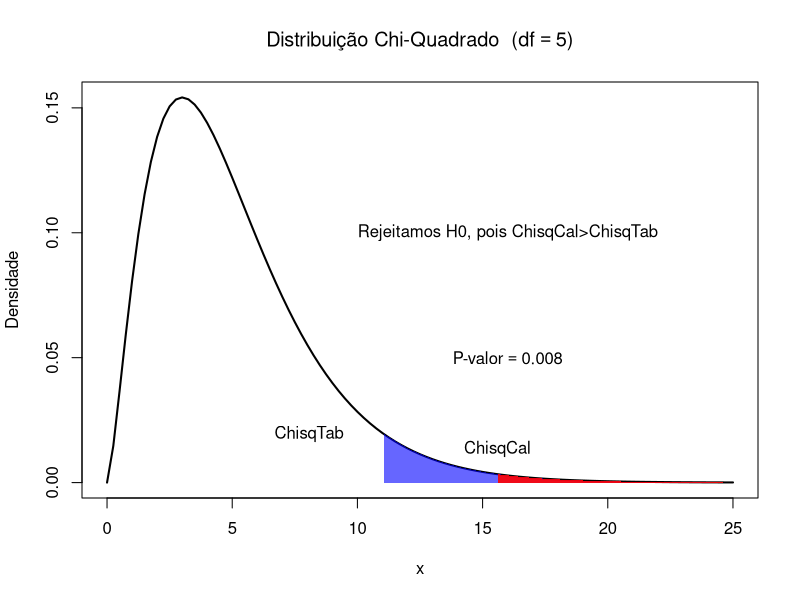

Here is the R script that generated this plot:
rm(list = ls())
cat("\014")
#Cria a curva da densidade de chi quadrado
dados <- c(13,19,11,8,5,4)
n <- length(dados)
df <- n-1
init <- 0
end <- 25
alpha <- 0.05
ChisqCal <- chisq.test(dados,p=rep(1/6,6))$statistic
ChisqTab <- qchisq(alpha,df,lower.tail = FALSE)
pvalor <- pchisq(ChisqCal, df = df, lower.tail = FALSE)
curve(dchisq(x, df = 5), from = init, to = end,
      main = bquote("Distribuição Chi-Quadrado  (df" == .(df)*")"),
      ylab = 'Densidade',
      xlab = "x",
      lwd = 2,
      col = "black")


#cria um vetor de valor a partir de ChisqTab
x_ChisqTab <- seq(ChisqTab, end)
#Cria um vetor de densidades a partir de x_ChisqTab
p1 <- dchisq(x_ChisqTab, df = df)
#cria um vetor de valor a partir de ChisqCal
x_ChisqCal <- seq(ChisqCal, end)
#Cria um vetor de densidades a partir de x_ChisqCal
p2 <- dchisq(x_ChisqCal, df = df)

#fill in portion of the density plot from 0 to 40
#Desenha a porcao do grafico referente ao valor tabela
polygon(c(x_ChisqTab, rev(x_ChisqTab)), c(p1, rep(0, length(p1))),
        col = adjustcolor('blue', alpha=0.6), border = NA)
#Desenha a porcao do grafico referente ao p-valor
polygon(c(x_ChisqCal, rev(x_ChisqCal)), c(p2, rep(0, length(p2))),
        col = adjustcolor('red', alpha=0.9), border = NA)
text(x=ChisqCal, y=dchisq(ChisqCal, df = df)+0.01, "ChisqCal")
text(x=ChisqTab-3, y=dchisq(ChisqTab, df = df), "ChisqTab")
Resultado <- ifelse(ChisqCal>ChisqTab, 
                    "Rejeitamos H0, pois ChisqCal>ChisqTab", 
                    "Não Rejeitamos H0, pois ChisqCal<ChisqTab")
text(x=end-9, y=0.1, Resultado)
pvalue <- round(pvalor, digits = 3) 
text(x=end-9, y=0.05, bquote("P-valor"==.(pvalue)))
